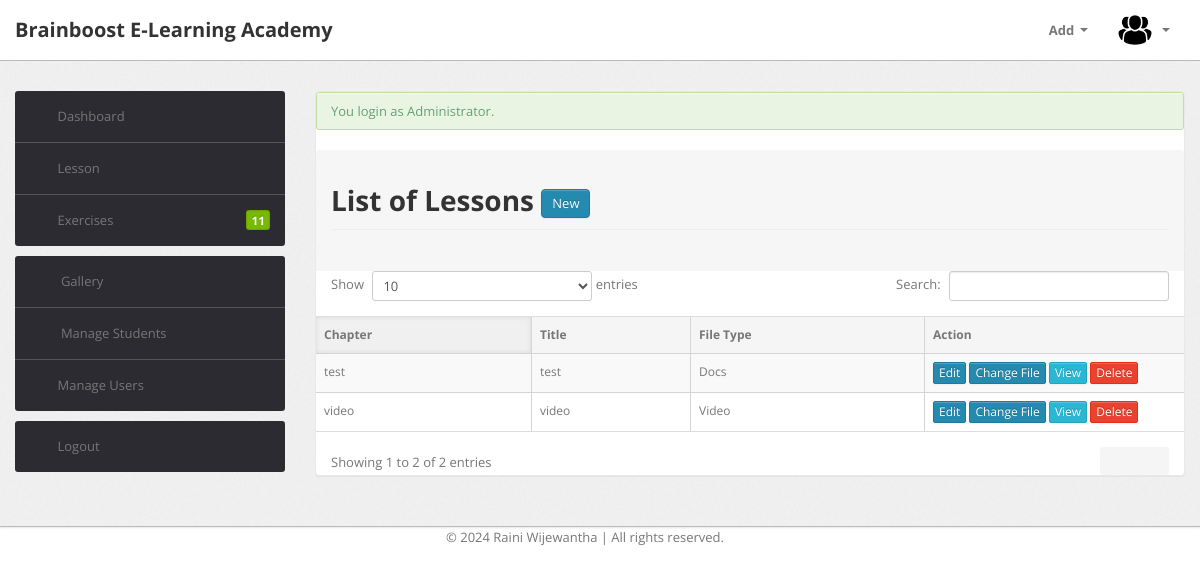
Screenshot of /admin/modules/lesson/index.php (signed in) with the database file from the repository.
### tables this page shows
CREATE TABLE `tbllesson` (
  `LessonID` int(11) NOT NULL,
  `LessonChapter` varchar(90) NOT NULL,
  `LessonTitle` varchar(90) NOT NULL,
  `FileLocation` text NOT NULL,
  `Category` varchar(90) NOT NULL
);

### admin/modules/lesson/index.php (called while the page is built, shortened)
<?php
require_once("../../themes/templates.php");
?>

### include/database.php (called while the page is built, shortened)
<?php
class Database {
    var $sql_string = '';
    private $conn;
    public function open_connection() {
        $this->conn = mysqli_connect(server, user, pass);
        if(!$this->conn){
            echo "Problem in database connection! Contact administrator!";
            exit();
        } else {
            $db_select = mysqli_select_db($this->conn, database_name);
        }
    }
    function setQuery($sql='') {
        $this->sql_string = $sql;
    }
    function executeQuery() {
        $result = mysqli_query($this->conn, $this->sql_string);
        return $result;
    }
    private function confirm_query($result) {
        return $result;
    }
    function loadResultList($key='') {
        $cur = $this->executeQuery();
        $array = array();
        while ($row = mysqli_fetch_object($cur)) {
            if ($key) {
                $array[$row->$key] = $row;
            } else {
                $array[] = $row;
            }
        }
        return $array;
    }
}
$mydb = new Database();
?>

### admin/modules/lesson/list.php (the view, shortened to what this page needs)
   <div class="module-head">
         <h1 class="page-header">List of Lessons <a href="index.php?view=add" class="btn btn-primary">  <i class="fa fa-plus-circle fw-fa"></i> New</a></h1>
    		</div>
	    <form action="controller.php?action=delete" Method="POST">
      <div class="table-responsive">
	<table id="example" class="datatable-1 table table-striped table-bordered table-hover table-responsive" style="font-size:12px" cellspacing="0">
	  <thead>
	  	<tr>
	  		 <th>Chapter</th>
	  		<th>Title</th>
	  		<th>File Type</th>
	  	 	<th width="30%" >Action</th>
	  	</tr>
	  </thead>
	  <tbody>
	  	<?php
	  		$mydb->setQuery("SELECT *
								FROM  `tbllesson`");
	  		$cur = $mydb->loadResultList();
			foreach ($cur as $result) {
	  		echo '<tr>';
	  		echo '<td>'. $result->LessonChapter.'</td>';
	  		echo '<td>'. $result->LessonTitle.'</td>';
	  		echo '<td>'. $result->Category.'</td>';
	  		if ($result->Category=="Video") {
	  			$view = "index.php?view=playvideo&id=".$result->LessonID;
	  		}else{
	  			$view = "index.php?view=viewpdf&id=".$result->LessonID;
	  		}
	  		echo '<td align="center" > <a title="Edit Details" href="index.php?view=edit&id='.$result->LessonID.'"  class="btn btn-primary btn-xs  ">  <span class="fa fa-edit fw-fa"></span> Edit</a>
	  					<a title="Change File" href="index.php?view=uploadfile&id='.$result->LessonID.'"  class="btn btn-primary btn-xs  ">  <span class="fa fa-upload fw-fa"></span> Change File</a>
	  					 <a title="View Files"  href="'.$view.'" class="btn btn-info btn-xs" ><span class="fa fa-info fw-fa"></span> View</a>
	  					 <a title="Delete" href="controller.php?action=delete&id='.$result->LessonID.'" class="btn btn-danger btn-xs" ><span class="fa fa-trash-o fw-fa"></span> Delete</a>
	  					 </td>';
	  		echo '</tr>';
	  	}
	  	?>
	  </tbody>
	</table>
</div>
	</form>

### e_admin/css/theme.css (style rules this page uses)
body { font-size: 13px; font-family: 'Open Sans', Arial, sans-serif; background: #fff; color: #777 }
h1, h2, h3, h4, h5, h6 { color: #333; margin-top: 0 }
h1 { font-size: 28px }
form { margin: 0 }
.btn, .btn-box { -webkit-border-radius: 3px; -moz-border-radius: 3px; border-radius: 3px }
.btn { font-size: 13px; font-weight: 600 }
.btn { display: inline-block; margin-bottom: 0; font-weight: 400; text-align: center; vertical-align: middle; cursor: pointer; background-image: none; border: 1px solid transparent; white-space: nowrap; padding: 4px 10px; font-size: 13px; line-height: 1.42857; border-radius: 4px; -webkit-user-select: none; -moz-user-select: none; -ms-user-select: none; user-select: none }
.btn-primary { color: #fff; background-color: #248aaf; border-color: #20799a }
.btn-info { color: #fff; background-color: #29b7d3; border-color: #25a4be }
.btn-danger { color: #fff; background-color: #e9422e; border-color: #e52e18 }
.btn-group-xs>.btn, .btn-xs { padding: 1px 5px; font-size: 12px; line-height: 1.5; border-radius: 2px }
.table { margin-bottom: 0 }
.table th, .table td { border-color: #d5d5d5!important }
.table-bordered thead:first-child tr:first-child>th:first-child, .table-bordered tbody:first-child tr:first-child>td:first-child { -webkit-border-top-left-radius: 2px; -moz-border-radius-topleft: 2px; border-top-left-radius: 2px }
.table-bordered thead:first-child tr:first-child>th:last-child, .table-bordered tbody:first-child tr:first-child>td:last-child { -webkit-border-top-right-radius: 2px; -moz-border-radius-topright: 2px; border-top-right-radius: 2px }
.table-bordered thead:last-child tr:last-child>th:first-child, .table-bordered tbody:last-child tr:last-child>td:first-child, .table-bordered tfoot:last-child tr:last-child>td:first-child { -webkit-border-bottom-left-radius: 2px; -moz-border-radius-bottomleft: 2px; border-bottom-left-radius: 2px }
.table-bordered thead:last-child tr:last-child>th:last-child, .table-bordered tbody:last-child tr:last-child>td:last-child, .table-bordered tfoot:last-child tr:last-child>td:last-child { -webkit-border-bottom-right-radius: 2px; -moz-border-radius-bottomright: 2px; border-bottom-right-radius: 2px }
.module-head { color: #767676; background-color: #f6f6f6; border-color: #e9e9e9; padding: 10px 15px; border-bottom: 1px solid transparent; border-top-right-radius: 3px; border-top-left-radius: 3px; }
.dataTables_wrapper table th { background: #f5f5f5; cursor: pointer }
.dataTables_wrapper table th.sorting_asc, .dataTables_wrapper table th.sorting_desc { background: #f0f0f0; -webkit-box-shadow: 0 0 5px rgba(0,0,0,0.1) inset; -moz-box-shadow: 0 0 5px rgba(0,0,0,0.1) inset; box-shadow: 0 0 5px rgba(0,0,0,0.1) inset }
.dataTables_wrapper .table-bordered { -webkit-border-radius: 0; -moz-border-radius: 0; border-radius: 0; border-left: 0; border-right: 0 }
.dataTables_wrapper .table-bordered thead tr>th:first-child, .dataTables_wrapper .table-bordered tbody tr>td:first-child, .dataTables_wrapper .table-bordered tfoot tr>td:first-child, .dataTables_wrapper .table-bordered tfoot tr>th:first-child { border-left: 0 }
.dataTables_wrapper .table-bordered thead:first-child tr:first-child>th:first-child, .dataTables_wrapper .table-bordered tbody:first-child tr:first-child>td:first-child { -webkit-border-top-left-radius: 0; -moz-border-radius-topleft: 0; border-top-left-radius: 0 }
.dataTables_wrapper .table-bordered thead:first-child tr:first-child>th:last-child, .dataTables_wrapper .table-bordered tbody:first-child tr:first-child>td:last-child { -webkit-border-top-right-radius: 0; -moz-border-radius-topright: 0; border-top-right-radius: 0 }
.dataTables_wrapper .table-bordered thead:last-child tr:last-child>th:first-child, .dataTables_wrapper .table-bordered tbody:last-child tr:last-child>td:first-child, .dataTables_wrapper .table-bordered tfoot:last-child tr:last-child>td:first-child { -webkit-border-bottom-left-radius: 0; -moz-border-radius-bottomleft: 0; border-bottom-left-radius: 0 }
.dataTables_wrapper .table-bordered thead:last-child tr:last-child>th:last-child, .dataTables_wrapper .table-bordered tbody:last-child tr:last-child>td:last-child, .dataTables_wrapper .table-bordered tfoot:last-child tr:last-child>td:last-child { -webkit-border-bottom-right-radius: 0; -moz-border-radius-bottomright: 0; border-bottom-right-radius: 0 }

### rows the page displays
tbllesson: LessonChapter "video", LessonTitle "video", Category "Video"
tbllesson: LessonChapter "test", LessonTitle "test", Category "Docs"

### other values shown
$message "You login as Administrator."
